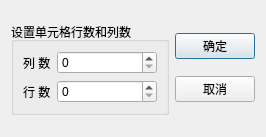
<?xml version="1.0" encoding="UTF-8"?>
<ui version="4.0">
 <class>QWDialogSize</class>
 <widget class="QDialog" name="QWDialogSize">
  <property name="geometry">
   <rect>
    <x>0</x>
    <y>0</y>
    <width>266</width>
    <height>137</height>
   </rect>
  </property>
  <property name="windowTitle">
   <string>设置单元格行数和列数</string>
  </property>
  <layout class="QGridLayout" name="gridLayout_2">
   <item row="0" column="0">
    <widget class="QGroupBox" name="groupBox">
     <property name="title">
      <string>设置单元格行数和列数</string>
     </property>
     <layout class="QGridLayout" name="gridLayout">
      <item row="0" column="0">
       <widget class="QLabel" name="label">
        <property name="text">
         <string>列 数</string>
        </property>
       </widget>
      </item>
      <item row="0" column="1">
       <widget class="QSpinBox" name="spinBoxRow">
        <property name="minimumSize">
         <size>
          <width>100</width>
          <height>0</height>
         </size>
        </property>
       </widget>
      </item>
      <item row="1" column="0">
       <widget class="QLabel" name="label_2">
        <property name="text">
         <string>行 数</string>
        </property>
       </widget>
      </item>
      <item row="1" column="1">
       <widget class="QSpinBox" name="spinBoxColumn">
        <property name="minimumSize">
         <size>
          <width>100</width>
          <height>0</height>
         </size>
        </property>
       </widget>
      </item>
     </layout>
    </widget>
   </item>
   <item row="0" column="1">
    <layout class="QVBoxLayout" name="verticalLayout">
     <item>
      <widget class="QPushButton" name="btnOk">
       <property name="text">
        <string>确定</string>
       </property>
       <property name="icon">
        <iconset resource="qrc.qrc">
         <normaloff>:/images/icons/704.bmp</normaloff>:/images/icons/704.bmp</iconset>
       </property>
      </widget>
     </item>
     <item>
      <widget class="QPushButton" name="btnCancel">
       <property name="text">
        <string>取消</string>
       </property>
       <property name="icon">
        <iconset resource="qrc.qrc">
         <normaloff>:/images/icons/706.bmp</normaloff>:/images/icons/706.bmp</iconset>
       </property>
      </widget>
     </item>
    </layout>
   </item>
  </layout>
 </widget>
 <resources>
  <include location="qrc.qrc"/>
 </resources>
 <connections>
  <connection>
   <sender>btnOk</sender>
   <signal>clicked()</signal>
   <receiver>QWDialogSize</receiver>
   <slot>accept()</slot>
   <hints>
    <hint type="sourcelabel">
     <x>79</x>
     <y>169</y>
    </hint>
    <hint type="destinationlabel">
     <x>173</x>
     <y>98</y>
    </hint>
   </hints>
  </connection>
  <connection>
   <sender>btnCancel</sender>
   <signal>clicked()</signal>
   <receiver>QWDialogSize</receiver>
   <slot>reject()</slot>
   <hints>
    <hint type="sourcelabel">
     <x>239</x>
     <y>169</y>
    </hint>
    <hint type="destinationlabel">
     <x>173</x>
     <y>98</y>
    </hint>
   </hints>
  </connection>
 </connections>
</ui>
